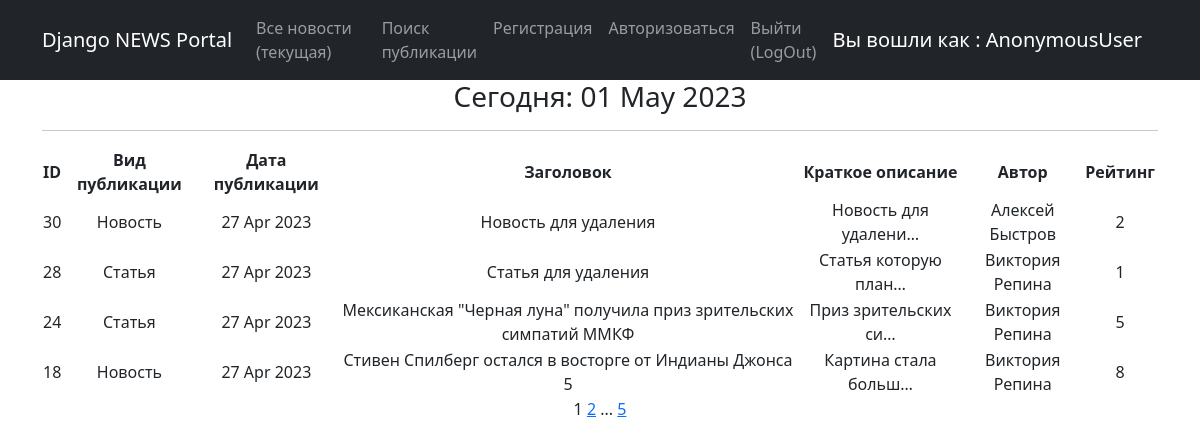
Before: /news/ with the older database file.
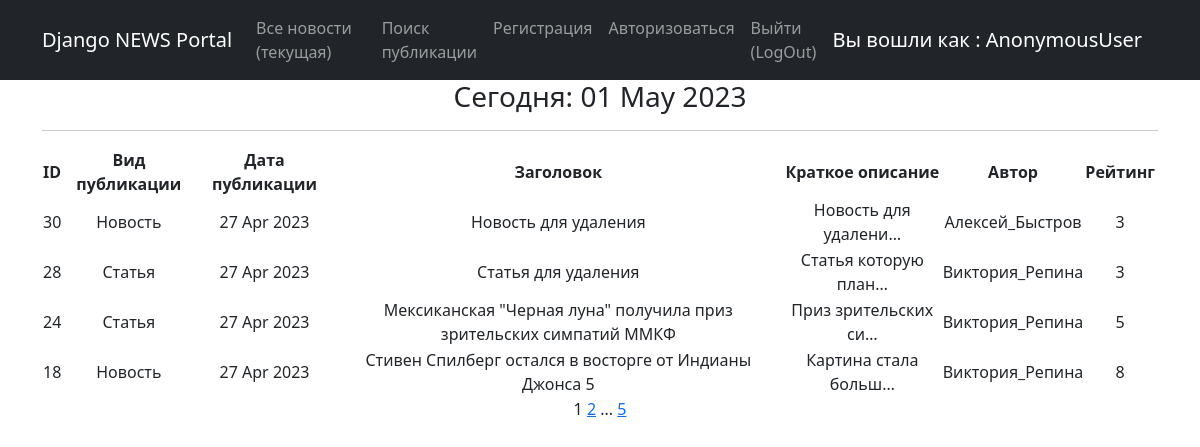
After: the same page with the newer database file.
### news/models.py (models this page shows, shortened)
class Post(models.Model):
    article = 'ART'
    news = 'NEW'
    POSITIONS = [
        (article, 'Статья'),
        (news, 'Новость')
    ]
    author = models.ForeignKey(Author, on_delete=models.CASCADE, verbose_name='Автор публикации')
    typeChoice = models.CharField(max_length=3, choices=POSITIONS, default=news, verbose_name='Вид публикации')
    pubDate = models.DateTimeField(auto_now_add=True, verbose_name='Дата публикации')
    postCategory = models.ManyToManyField(Category, through='PostCategory', default="Категория", verbose_name='Категория')
    headline = models.CharField(max_length=255, verbose_name='Заголовок')
    text = models.TextField(default="Текст статьи", verbose_name='Текст')
    postRating = models.SmallIntegerField(default=0, verbose_name='Рейтинг')
    class Meta:
        verbose_name = 'Публикация'
        verbose_name_plural = 'Публикации'

class Author(models.Model):
    authUser = models.OneToOneField(User, on_delete=models.CASCADE)
    authorRating = models.IntegerField(default=0)
    class Meta:
        verbose_name = 'Автор'
        verbose_name_plural = 'Авторы'

### news/views.py (the view)
# urls.py: path('', PostList.as_view(), name='posts_list'),
class PostList(ListView):
    model = Post
    ordering = '-pubDate'
    template_name = 'news.html'
    context_object_name = 'posts'
    paginate_by = 4
    def get_context_data(self, **kwargs):
        context = super().get_context_data(**kwargs)
        context['time_now'] = datetime.utcnow()
        context['next_post'] = None
        return context

### news/templatetags/custom_filters.py (called while the page is built)
@register.filter()
def censor(text, cens):
    text_list = text.split()
    censored_text_list = []
    cens = ["мира", 'слабо', 'клим']
    for n in text_list:
        word = ''.join(_ for _ in n if _ not in string.punctuation)
        if word.lower() in cens:
            censored_word = word[0] + '***'
            censored_text_list.append(n.replace(word, censored_word))
        else:
            censored_text_list.append(n)
    return ' '.join(censored_text_list)

### news/templatetags/custom_tags.py (called while the page is built)
@register.simple_tag(takes_context=True)
def url_replace(context, **kwargs):
   d = context['request'].GET.copy()
   for k, v in kwargs.items():
       d[k] = v
   return d.urlencode()

### templates/news.html (shortened to what this page needs)
{% extends 'flatpages/default.html' %}
{% load custom_filters %}
{% load custom_tags %}
{% block content %}
   <h3>Сегодня: {{time_now|date:'d M Y' }}</h3>
 <hr>
   {% if posts or postsearch %}
       <table>
           <tr>
               <td><b>ID</b></td>
               <td><b>Вид публикации</b></td>
               <td><b>Дата публикации</b></td>
               <td><b>Заголовок</b></td>
               <td><b>Краткое описание</b></td>
               <td><b>Автор</b></td>
               <td><b>Рейтинг</b></td>
           </tr>
           {% for post in posts %}
           <tr>
               <td>{{ post.id}}</td>
               <td>{{ post.get_typeChoice_display}}</td>
               <td>{{ post.pubDate|date:'d M Y'}}</td>
               <td>{{ post.headline|censor:''}}</td>
               <td>{{ post.text|truncatechars:20|censor:''}}</td>
               <td>{{ post.author.authUser}}</td>
               <td>{{ post.postRating}}</td>
               <td>
               </td>
           </tr>
           {% endfor %}
       </table>
   {% else %}
       <h2>Статей нет!</h2>
   {% endif %}
   {{ page_obj.number }}
   {% if page_obj.has_next %}
       <a href="?{% url_replace page=page_obj.next_page_number %}">{{ page_obj.next_page_number }}</a>
       {% if paginator.num_pages != page_obj.next_page_number %}
           ...
           <a href="?{% url_replace page=page_obj.paginator.num_pages %}">{{ page_obj.paginator.num_pages }}</a>
       {% endif %}
   {% endif %}
{% endblock content %}

### templates/flatpages/default.html (shortened to what this page needs)
<!DOCTYPE html>
<html lang="en">
    <head>
        {% load static %}
        <link href="{% static 'css/styles.css' %}" rel="stylesheet" />
    </head>
    <body>
        <nav class="navbar navbar-expand-lg navbar-dark bg-dark static-top">
           <div class="container">
               <a class="navbar-brand" href="#">Django NEWS Portal</a>
               <div class="collapse navbar-collapse" id="navbarResponsive">
                   <ul class="navbar-nav ml-auto">
                       <li class="nav-item active">
                           <a class="nav-link" href="/news/">Все новости
                               <span class="sr-only">(текущая)</span>
                           </a>
                       </li>
                       <li class="nav-item">
                           <a class="nav-link" href="/news/search/">Поиск публикации</a>
                       </li>
                       <li class="nav-item">
                           <a class="nav-link" href="/accounts/signup/">Регистрация</a>
                       </li>
                       <li class="nav-item">
                           <a class="nav-link" href="/accounts/login/">Авторизоваться</a>
                       </li>
                       <li class="nav-item">
                           <a class="nav-link" href="/accounts/logout/">Выйти (LogOut)</a>
                       </li>
                       <li>
                           <h1>
                               <a class="navbar-brand" href="#">Вы вошли как : {{ user }}</a>
                           </h1>
                       </li>
                   </ul>
               </div>
           </div>
        </nav>
        <div class="container">
            <div class="row">
                <div class="col-lg-12 text-center">
                    {% block content %}{% endblock content %}
                </div>
            </div>
        </div>
    </body>
</html>

Changed rows visible on the page:
changed Post "Новость для удаления": author.authUser "Алексей Быстров" → "Алексей_Быстров"; postRating "2" → "3"
changed Post "Статья для удаления": author.authUser "Виктория Репина" → "Виктория_Репина"; postRating "1" → "3"
changed through a linked row, Post "Мексиканская \"Черная луна\" получила приз зрительских симпатий ММКФ": author.authUser "Виктория Репина" → "Виктория_Репина"
changed through a linked row, Post "Стивен Спилберг остался в восторге от Индианы Джонса 5": author.authUser "Виктория Репина" → "Виктория_Репина"
